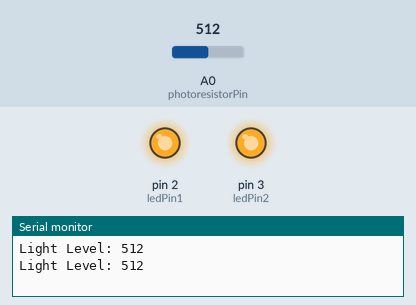
The sketch below on a simulated Arduino Uno, built with avr-gcc and run on an emulated ATmega328P. On the bench: output pins drawn as LEDs (lit = HIGH), the last lines printed to the serial monitor. The inputs (shaded band) are chosen by the test bench; at power-on: A0 (photoresistorPin) = 512.

Above: at 1.8 s.
1.9 s: A0 (photoresistorPin) set to 484
At 2.9 s:
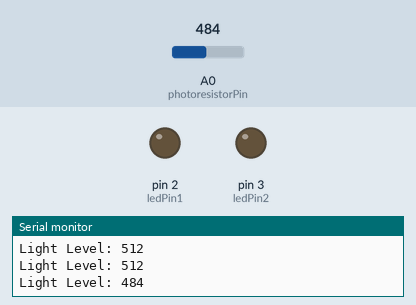
3.5 s: A0 (photoresistorPin) set to 510
At 4.5 s:
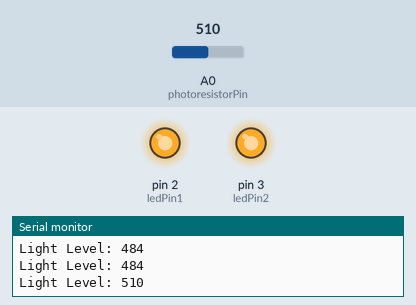
5.5 s: A0 (photoresistorPin) set to 490
At 7.2 s:
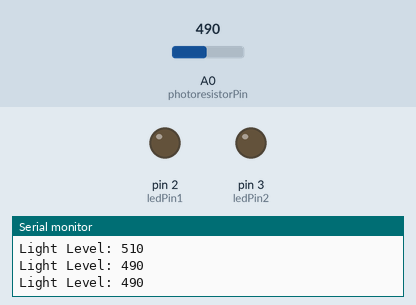
Timing chart, 0 to 8.7 s (numbered marks = the images above; inputs shaded):
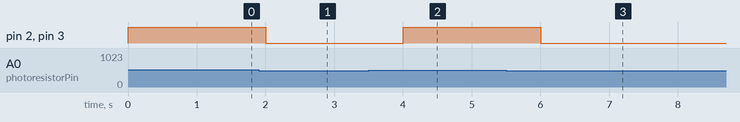

Measured:
- the behaviour switches between 501 and 500 on A0 (photoresistorPin) (found by bisection; images 0 and 1)
- after the input at 1.9 s, pin 2 (ledPin1), pin 3 (ledPin2): HIGH → LOW after 0.10 s
- after the input at 3.5 s, pin 2 (ledPin1), pin 3 (ledPin2): LOW → HIGH after 0.50 s
- after the input at 5.5 s, pin 2 (ledPin1), pin 3 (ledPin2): HIGH → LOW after 0.50 s

The sketch:

ldc-display-16x2.ino
```cpp
// Pin for the photoresistor
int photoresistorPin = A0;

// Pins for the LEDs
int ledPin1 = 2;
int ledPin2 = 3;

void setup() {
  // Start serial communication
  Serial.begin(9600);

  // Set the LED pins as outputs
  pinMode(ledPin1, OUTPUT);
  pinMode(ledPin2, OUTPUT);
}

void loop() {
  // Read the analog value from the photoresistor
  int lightLevel = analogRead(photoresistorPin);

  // Print the light level to the serial monitor
  Serial.print("Light Level: ");
  Serial.println(lightLevel);

  // Check if it's dark (you may
  // need to adjust the threshold)
  if (lightLevel > 500) {
    // Turn on the LEDs
    digitalWrite(ledPin1, HIGH);
    digitalWrite(ledPin2, HIGH);
  } else {
    // Turn off the LEDs
    digitalWrite(ledPin1, LOW);
    digitalWrite(ledPin2, LOW);
  }

  delay(1000);  // Delay for 1 second
}
```
